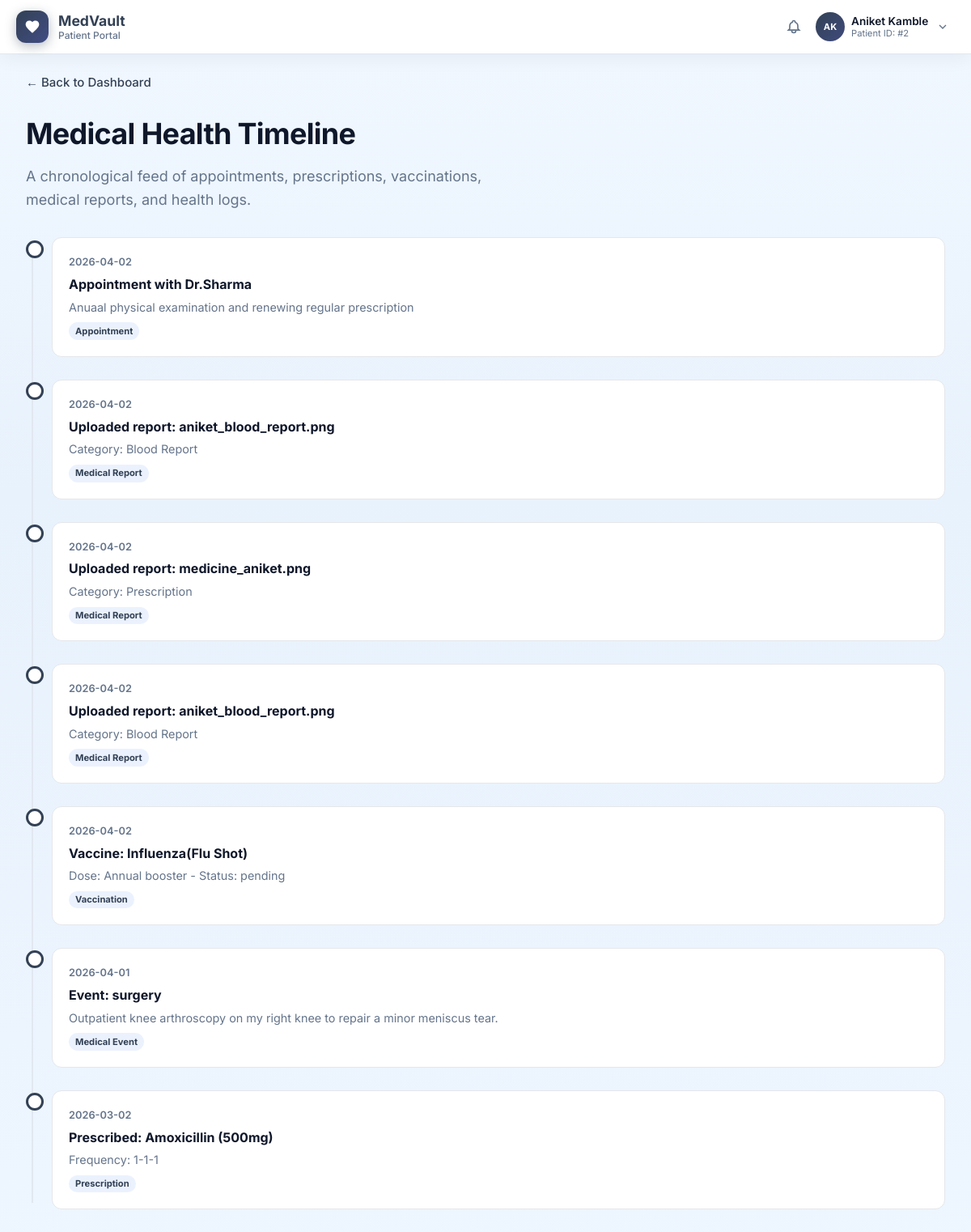
Screenshot of /health-timeline (signed in) with the database file from the repository.
### tables this page shows
CREATE TABLE users (
                  id INTEGER PRIMARY KEY AUTOINCREMENT,
                  username TEXT NOT NULL,
                  password_hash TEXT NOT NULL,
                  full_name TEXT NOT NULL DEFAULT '',
                  blood_group TEXT NOT NULL DEFAULT '',
                  allergies TEXT NOT NULL DEFAULT '',
                  medications TEXT NOT NULL DEFAULT '',
                  conditions TEXT NOT NULL DEFAULT '',
                  onboarding_done INTEGER NOT NULL DEFAULT 0,
                  portal_role TEXT NOT NULL DEFAULT 'patient',
                  theme_accent TEXT NOT NULL DEFAULT '#3b82f6',
                  theme_mode TEXT NOT NULL DEFAULT 'light',
                  doctor_specialty TEXT NOT NULL DEFAULT '',
                  doctor_phone TEXT NOT NULL DEFAULT '',
                  doctor_clinic TEXT NOT NULL DEFAULT '',
                  doctor_bio TEXT NOT NULL DEFAULT '',
                  UNIQUE(username, portal_role)
                );

CREATE TABLE appointments (
  id INTEGER PRIMARY KEY AUTOINCREMENT,
  user_id INTEGER NOT NULL,
  doctor_id INTEGER,
  appointment_at TEXT NOT NULL,
  reason TEXT DEFAULT '',
  visit_notes TEXT DEFAULT '',
  referral_note TEXT DEFAULT '',
  status TEXT NOT NULL DEFAULT 'scheduled',
  created_at INTEGER NOT NULL,
  FOREIGN KEY (user_id) REFERENCES "users_old"(id),
  FOREIGN KEY (doctor_id) REFERENCES doctors(id)
);

CREATE TABLE vaccinations (
  id INTEGER PRIMARY KEY AUTOINCREMENT,
  user_id INTEGER NOT NULL,
  vaccine_name TEXT NOT NULL,
  dose_info TEXT DEFAULT '',
  due_date TEXT DEFAULT '',
  status TEXT NOT NULL DEFAULT 'pending',
  created_at INTEGER NOT NULL,
  FOREIGN KEY (user_id) REFERENCES "users_old"(id)
);

CREATE TABLE medical_timeline_events (
  id INTEGER PRIMARY KEY AUTOINCREMENT,
  user_id INTEGER NOT NULL,
  event_date TEXT NOT NULL,
  event_type TEXT NOT NULL,
  description TEXT NOT NULL,
  created_at INTEGER NOT NULL,
  FOREIGN KEY (user_id) REFERENCES "users_old"(id)
);

CREATE TABLE prescriptions (
  id INTEGER PRIMARY KEY AUTOINCREMENT,
  user_id INTEGER NOT NULL,
  medicine_name TEXT NOT NULL,
  dosage TEXT NOT NULL,
  frequency TEXT NOT NULL,
  doctor_name TEXT DEFAULT '',
  start_date TEXT DEFAULT '',
  end_date TEXT DEFAULT '',
  created_at INTEGER NOT NULL,
  FOREIGN KEY (user_id) REFERENCES "users_old"(id)
);

### app_pkg/routes/core.py (the view)
@core_bp.get("/health-timeline")
@login_required
def health_timeline():
    redir = _require_patient()
    if redir:
        return redir
    db = get_db()
    theme = _portal_theme(current_user.id, current_user.username)
    uid = current_user.id
    timeline = []
    appt_rows = db.execute(
        """
        SELECT a.appointment_at, a.reason, d.name as doctor_name
        FROM appointments a
        LEFT JOIN doctors d ON a.doctor_id = d.id
        WHERE a.user_id = ?
        """,
        (uid,)
    ).fetchall()
    for row in appt_rows:
        timeline.append({
            "date": row["appointment_at"][:10] if row["appointment_at"] else "",
            "type": "Appointment",
            "title": f"Appointment with {row['doctor_name'] or 'Doctor'}",
            "desc": row["reason"] or "Routine Consultation",
            "icon": "📅",
            "sort_key": row["appointment_at"] or ""
        })
    file_rows = db.execute(
        "SELECT filename, category, uploaded_at FROM files WHERE user_id = ?",
        (uid,)
    ).fetchall()
    for row in file_rows:
        dt_str = datetime.fromtimestamp(int(row["uploaded_at"])).strftime("%Y-%m-%d")
        timeline.append({
            "date": dt_str,
            "type": "Medical Report",
            "title": f"Uploaded report: {row['filename']}",
            "desc": f"Category: {row['category'] or 'Uncategorized'}",
            "icon": "📄",
            "sort_key": dt_str + "T00:00"
        })
    rx_rows = db.execute(
        "SELECT medicine_name, dosage, frequency, created_at, start_date FROM prescriptions WHERE user_id = ?",
        (uid,)
    ).fetchall()
    for row in rx_rows:
        dt_str = datetime.fromtimestamp(int(row["created_at"])).strftime("%Y-%m-%d")
        timeline.append({
            "date": row["start_date"] or dt_str,
            "type": "Prescription",
            "title": f"Prescribed: {row['medicine_name']} ({row['dosage']})",
            "desc": f"Frequency: {row['frequency']}",
            "icon": "💊",
            "sort_key": (row["start_date"] or dt_str) + "T00:00"
        })
    vac_rows = db.execute(
        "SELECT vaccine_name, dose_info, due_date, status FROM vaccinations WHERE user_id = ?",
        (uid,)
    ).fetchall()
    for row in vac_rows:
        timeline.append({
            "date": row["due_date"] or "",
            "type": "Vaccination",
            "title": f"Vaccine: {row['vaccine_name']}",
            "desc": f"Dose: {row['dose_info'] or 'N/A'} - Status: {row['status']}",
            "icon": "💉",
            "sort_key": row["due_date"] or ""
        })
    evt_rows = db.execute(
        "SELECT event_date, event_type, description FROM medical_timeline_events WHERE user_id = ?",
        (uid,)
    ).fetchall()
    for row in evt_rows:
        timeline.append({
            "date": row["event_date"] or "",
            "type": "Medical Event",
            "title": f"Event: {row['event_type']}",
            "desc": row["description"],
            "icon": "🩺",
            "sort_key": row["event_date"] or ""
        })
    timeline.sort(key=lambda x: x["sort_key"], reverse=True)
    return render_template(
        "health_timeline.html",
        theme=theme,
        timeline=timeline
    )

### app_pkg/db.py (called while the page is built)
def get_db():
    if "db" not in g:
        if DATABASE_URL:
            import psycopg2
            pg_conn = psycopg2.connect(DATABASE_URL)
            g.db = PgConnection(pg_conn)
        else:
            conn = sqlite3.connect(current_app.config["DATABASE"])
            conn.row_factory = sqlite3.Row
            g.db = conn
    return g.db

### app_pkg/routes/auth.py (called while the page is built)
@login_manager.user_loader
def load_user(user_id: str):
    db = get_db()
    row = db.execute("SELECT id, username, portal_role FROM users WHERE id = ?", (user_id,)).fetchone()
    if not row:
        return None
    return User(row["id"], row["username"], row["portal_role"])

### app_pkg/routes/core.py (called while the page is built)
def _portal_role(user_id: int) -> str:
    db = get_db()
    row = db.execute("SELECT portal_role FROM users WHERE id = ?", (user_id,)).fetchone()
    if not row or not row["portal_role"]:
        return "patient"
    return str(row["portal_role"]).strip().lower() or "patient"

def _normalize_accent(raw: str) -> str:
    raw = (raw or "").strip()
    if re.fullmatch(r"#[0-9A-Fa-f]{6}", raw):
        return raw
    return "#3b82f6"

def _hex_to_rgb_css(hex_color: str) -> str:
    h = hex_color.lstrip("#")
    if len(h) != 6:
        return "59, 130, 246"
    try:
        r, g, b = int(h[0:2], 16), int(h[2:4], 16), int(h[4:6], 16)
        return f"{r}, {g}, {b}"
    except ValueError:
        return "59, 130, 246"

@core_bp.before_app_request
def check_onboarding():
    if current_user and current_user.is_authenticated:
        if request.path == "/logout" or request.endpoint in ("core.onboarding", "core.complete_onboarding", "auth.logout", "static") or (request.endpoint and request.endpoint.startswith("static")):
            return
        db = get_db()
        row = db.execute("SELECT onboarding_done, portal_role FROM users WHERE id = ?", (int(current_user.id),)).fetchone()
        if row and not row["onboarding_done"]:
            return redirect(url_for("core.onboarding"))

def _require_patient():
    if _portal_role(current_user.id) != "patient":
        flash("That area is for patients only.")
        return redirect(url_for("core.index"))
    return None

### app_pkg/services/security.py (called while the page is built, shortened)
def _get_cipher() -> Fernet:
    key_from_env = os.environ.get("FERNET_KEY")
    if key_from_env:
        return Fernet(key_from_env.encode("utf-8"))

### templates/health_timeline.html (shortened to what this page needs)
{% extends "base_patient.html" %}
{% block content %}
  <div class="pd-wrap">
    <a href="{{ url_for('core.dashboard') }}" class="pd-back-link">← Back to Dashboard</a>
    <h1 class="pd-page-title">Medical Health Timeline</h1>
    <p class="pd-page-lead">A chronological feed of appointments, prescriptions, vaccinations, medical reports, and health logs.</p>
    {% if timeline %}
      <div class="pd-timeline">
        {% for item in timeline %}
          <div class="pd-timeline-item">
            <div class="pd-timeline-dot"></div>
            <div class="pd-timeline-content">
              <div class="pd-timeline-date">{{ item.date or 'N/A' }}</div>
              <h3 class="pd-timeline-title">{{ item.title }}</h3>
              <p class="pd-timeline-desc">{{ item.desc }}</p>
              <span class="pd-timeline-type">{{ item.type }}</span>
            </div>
          </div>
        {% endfor %}
      </div>
    {% endif %}
  </div>
{% endblock %}

### templates/base_patient.html (shortened to what this page needs)
<!doctype html>
<html lang="en">
  <head>
    <link rel="stylesheet" href="{{ url_for('static', filename='doctor.css') }}?v=2.0.3" />
    <link rel="stylesheet" href="{{ url_for('static', filename='patient_dashboard.css') }}?v=2.0.3" />
  </head>
  <body
    class="dr-portal"
    data-portal="patient"
    data-theme="{{ theme.mode }}"
    style="--accent: {{ theme.accent }}; --accent-rgb: {{ theme.accent_rgb }};"
  >
    <header class="dr-topbar">
      <div class="dr-topbar-inner">
        <a href="{{ url_for('core.dashboard') }}" class="dr-brand">
          <span class="dr-brand-logo" aria-hidden="true">
            <svg viewBox="0 0 24 24" width="20" height="20" fill="currentColor">
              <path d="M12 21.35l-1.45-1.32C5.4 15.36 2 12.28 2 8.5 2 5.42 4.42 3 7.5 3c1.74 0 3.41.81 4.5 2.09C13.09 3.81 14.76 3 16.5 3 19.58 3 22 5.42 22 8.5c0 3.78-3.4 6.86-8.55 11.54L12 21.35z" />
            </svg>
          </span>
          <span class="dr-brand-text">
            <span class="dr-brand-name">MedVault</span>
            <span class="dr-brand-sub">{{ theme.portal_label }}</span>
          </span>
        </a>
        <div class="dr-topbar-actions">
          <a href="{{ url_for('core.notifications_page') }}" class="dr-p-bell" title="Updates" aria-label="View updates">
            <svg width="20" height="20" viewBox="0 0 24 24" fill="none" stroke="currentColor" stroke-width="2">
              <path d="M15 17h5l-1.405-1.405A2.032 2.032 0 0118 14.158V11a6.002 6.002 0 00-4-5.659V5a2 2 0 10-4 0v.341C7.67 6.165 6 8.388 6 11v3.159c0 .538-.214 1.055-.595 1.436L4 17h5m6 0v1a3 3 0 11-6 0v-1m6 0H9" />
            </svg>
          </a>
          <div class="dr-profile-wrap">
            <button
              type="button"
              class="dr-profile-trigger"
              id="dr-profile-btn"
              aria-expanded="false"
              aria-haspopup="true"
              aria-label="Open account menu"
            >
              {% if theme.profile_photo %}
                <img src="{{ theme.profile_photo }}" alt="User Profile" class="dr-avatar" style="object-fit: cover; border: 1.5px solid var(--accent);" />
              {% else %}
                <span class="dr-avatar">{{ theme.initials }}</span>
              {% endif %}
              <span class="dr-user-meta">
                <span class="dr-user-name">{{ theme.display_name }}</span>
                <span class="dr-user-role">
                  {% if theme.patient_id_str %}Patient ID: {{ theme.patient_id_str }}{% else %}{{ theme.specialty }}{% endif %}
                </span>
              </span>
              <svg class="dr-profile-caret" width="16" height="16" viewBox="0 0 24 24" fill="none" stroke="currentColor" stroke-width="2" aria-hidden="true">
                <path d="M6 9l6 6 6-6" />
              </svg>
            </button>
          </div>
        </div>
      </div>
    </header>
    <main class="dr-main">
      {% block content %}{% endblock %}
    </main>
  </body>
</html>

### static/doctor.css (style rules this page uses)
.dr-portal { --accent: #3b82f6; --accent-rgb: 59, 130, 246; --bg: #f8fafc; --bg-gradient: linear-gradient(180deg, #f0f9ff 0%, #f8fafc 35%, #f1f5f9 100%); --surface: #ffffff; --text: #0f172a; --text-muted: #64748b; --border: #e2e8f0; --shadow: 0 4px 24px rgba(15, 23, 42, 0.06); --shadow-hover: 0 12px 40px rgba(15, 23, 42, 0.1); font-family: "Inter", system-ui, sans-serif; font-size: 15px; line-height: 1.5; color: var(--text); background: var(--bg-gradient); min-height: 100vh; margin: 0; }
.dr-topbar { position: sticky; top: 0; z-index: 50; background: color-mix(in srgb, var(--surface) 92%, transparent); backdrop-filter: blur(12px); border-bottom: 1px solid var(--border); box-shadow: var(--shadow); }
.dr-topbar-inner { max-width: 1200px; margin: 0 auto; padding: 0.75rem 1.25rem; display: flex; align-items: center; justify-content: space-between; gap: 1rem; flex-wrap: wrap; }
.dr-brand { display: flex; align-items: center; gap: 0.75rem; text-decoration: none; color: inherit; }
.dr-brand-logo { width: 2.5rem; height: 2.5rem; border-radius: 0.75rem; background: linear-gradient(135deg, var(--accent), color-mix(in srgb, var(--accent) 70%, #6366f1)); color: #fff; display: grid; place-items: center; box-shadow: 0 4px 14px rgba(var(--accent-rgb), 0.35); }
.dr-brand-text { display: flex; flex-direction: column; line-height: 1.2; }
.dr-brand-name { font-weight: 700; font-size: 1.1rem; color: var(--accent); }
.dr-brand-sub { font-size: 0.75rem; color: var(--text-muted); font-weight: 500; }
.dr-topbar-actions { display: flex; align-items: center; gap: 0.5rem; }
.dr-user-block, .dr-profile-trigger { display: flex; align-items: center; gap: 0.5rem; padding-left: 0.25rem; }
.dr-profile-wrap { position: relative; }
.dr-profile-trigger { border: none; background: transparent; cursor: pointer; color: inherit; font: inherit; text-align: left; border-radius: 0.75rem; padding: 0.2rem 0.45rem 0.2rem 0.2rem; max-width: min(14rem, 42vw); transition: background 0.15s; }
.dr-profile-caret { flex-shrink: 0; color: var(--text-muted); margin-left: 0.1rem; }
.dr-avatar { width: 2.25rem; height: 2.25rem; border-radius: 50%; background: linear-gradient(135deg, var(--accent), color-mix(in srgb, var(--accent) 75%, #6366f1)); color: #fff; font-size: 0.7rem; font-weight: 700; display: grid; place-items: center; }
.dr-user-meta { display: flex; flex-direction: column; line-height: 1.2; }
.dr-user-name { font-weight: 600; font-size: 0.85rem; }
.dr-user-role { font-size: 0.7rem; color: var(--text-muted); }
.dr-main { max-width: 1200px; margin: 0 auto; padding: 1.5rem 1.25rem 3rem; }
.dr-portal[data-portal="patient"][data-theme="light"] { --bg: #ffffff; --bg-gradient: linear-gradient(180deg, #ffffff 0%, #fafafa 55%, #f4f4f5 100%); --surface: #ffffff; --border: #e5e7eb; }
.dr-portal[data-portal="patient"][data-theme="light"] .dr-topbar { background: rgba(255, 255, 255, 0.94); }

### templates/base_patient.html (style rules this page uses)
.dr-p-bell { position: relative; }

### rows the page displays
users: display_name "Aniket Kamble"
appointments: appointment_at "2026-04-02", title "Appointment with Dr.Sharma", desc "Anuaal physical examination and renewing regular prescription", type "Appointment"
vaccinations: due_date "2026-04-02", title "Vaccine: Influenza(Flu Shot)", desc "Dose: Annual booster - Status: pending", type "Vaccination"
medical_timeline_events: event_date "2026-04-01", title "Event: surgery", desc "Outpatient knee arthroscopy on my right knee to repair a minor meniscus tear.", type "Medical Event"
prescriptions: start_date "2026-03-02", title "Prescribed: Amoxicillin (500mg)", desc "Frequency: 1-1-1", type "Prescription"

### other values shown
{{ theme.portal_label }} "Patient Portal"
{{ theme.initials }} "AK"
{{ theme.patient_id_str }} "#2"
{{ item.date or 'N/A' }} "2026-04-02" "2026-04-02" "2026-04-02"
{{ item.title }} "Uploaded report: aniket_blood_report.png" "Uploaded report: medicine_aniket.png" "Uploaded report: aniket_blood_report.png"
{{ item.desc }} "Category: Blood Report" "Category: Prescription" "Category: Blood Report"
{{ item.type }} "Medical Report" "Medical Report" "Medical Report"
